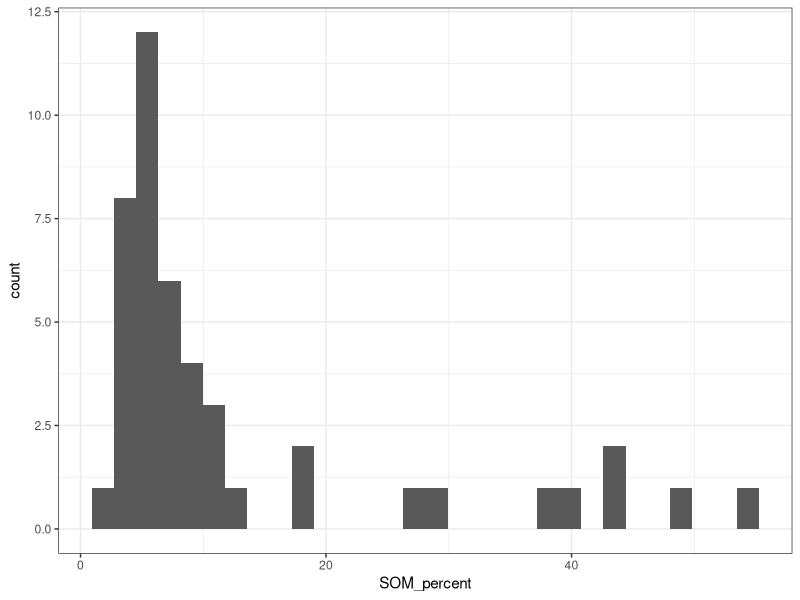
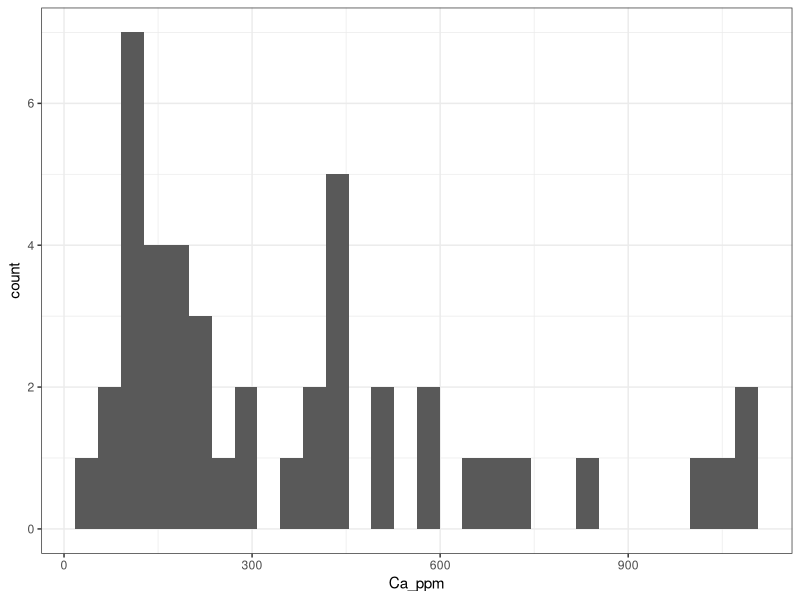
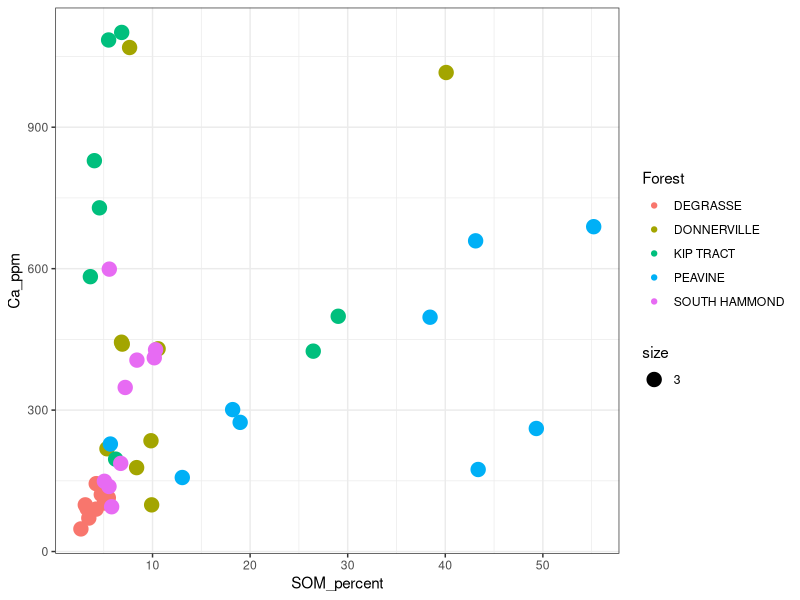
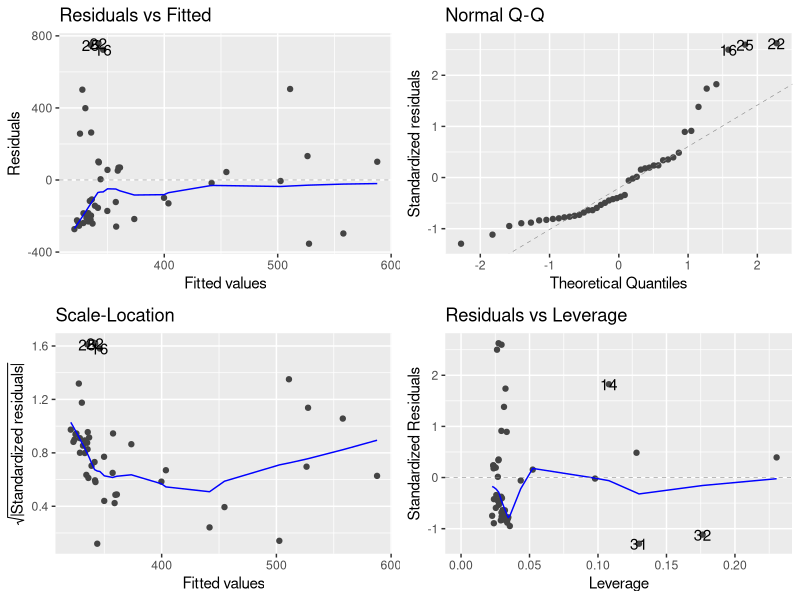
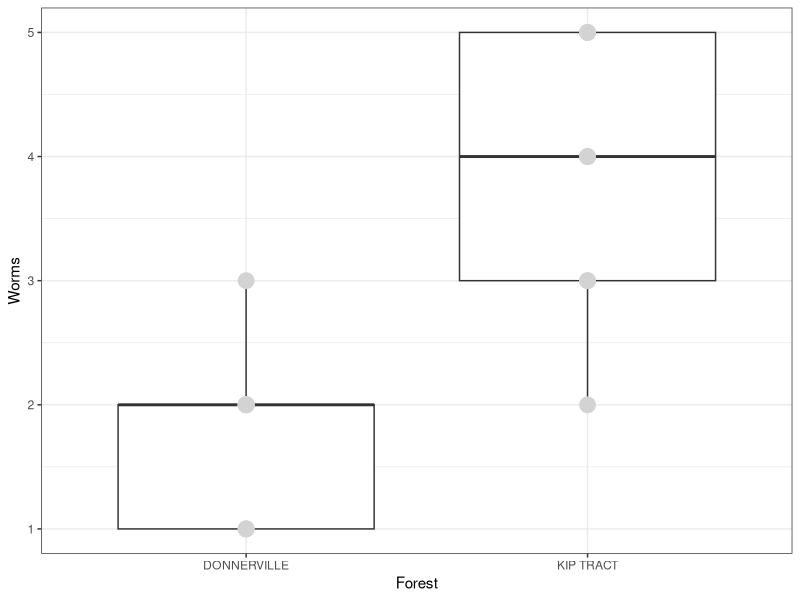
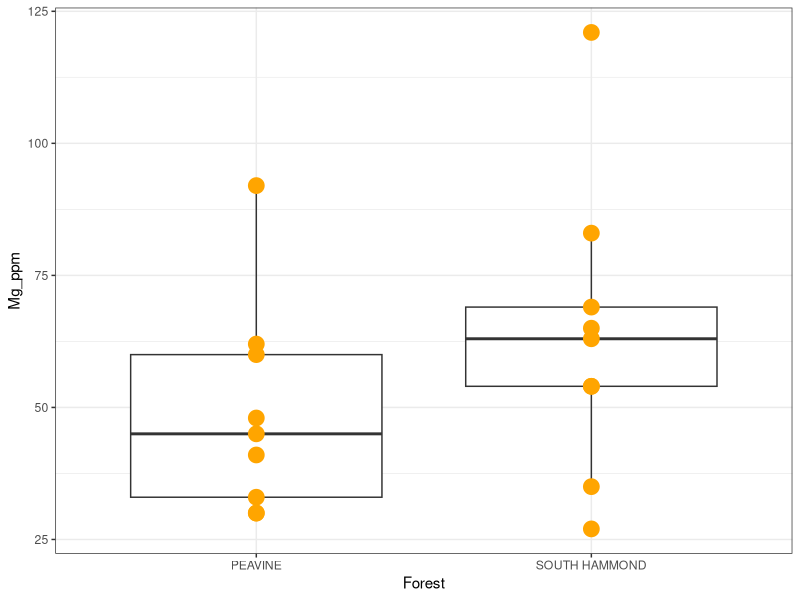
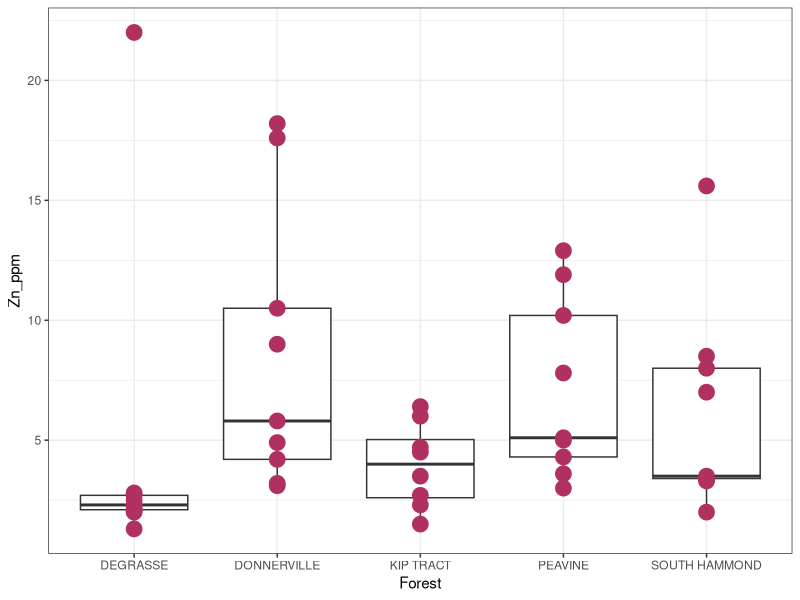
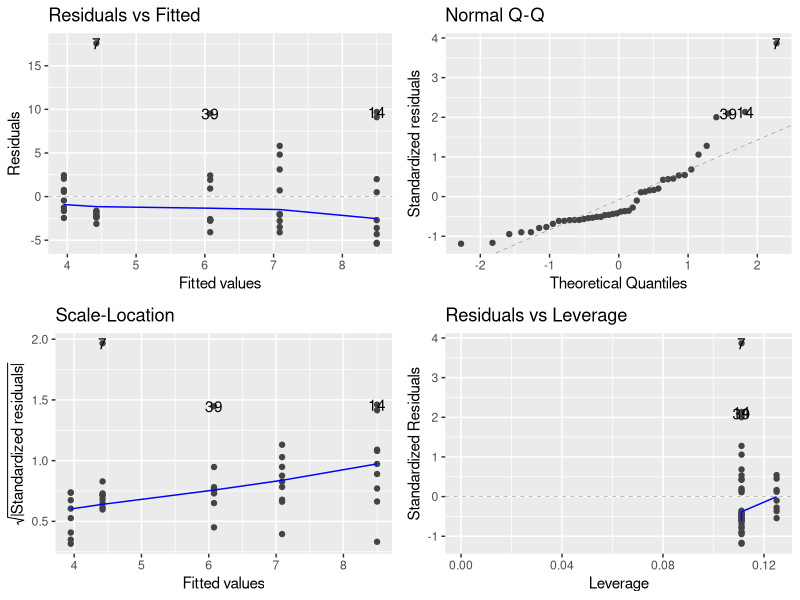

Here is the R script that generated these plots, in order:
## ---- chunk 1
rm(list=ls())
library(here)
library(tidyverse) # this gets you both ggplot and dplyr!!!
library(ggfortify)
## ---- chunk 2
soil<- read.csv(here("Data for the code", "soil_reduced-1.csv"), stringsAsFactors=TRUE)
## ---- chunk 3
levels(soil$Forest)
## ---- chunk 4
ggplot(soil, aes(x=SOM_percent))+geom_histogram()+ theme_bw()
## ---- chunk 5
ggplot(soil, aes(x=Ca_ppm))+geom_histogram()+theme_bw()
## ---- chunk 6
summary(soil)
## ---- chunk 7
ggplot(soil, aes(x=SOM_percent, y=Ca_ppm, color=Forest, size=3))+geom_point()+theme_bw()
## ---- chunk 8
SOM_CA_Mod<-lm(Ca_ppm~SOM_percent, data=soil)
# the ~ is "as a function of" so its Ca as a function of SOM
## ---- chunk 9
autoplot(SOM_CA_Mod)
## ---- chunk 10
anova(SOM_CA_Mod)
## ---- chunk 11
summary(SOM_CA_Mod)
## ---- chunk 12
wormies<-soil %>% filter(soil$Forest=="KIP TRACT" | soil$Forest== "DONNERVILLE")
ggplot(wormies, aes(x=Forest, y=Worms)) + geom_boxplot()+ geom_point(alpha=3, size=5, colour="light grey") +theme_bw()
## ---- chunk 13
wormies$Forest<-factor(wormies$Forest)
gummyWorms<-xtabs(Worms~Forest, data=wormies)
# Have to do the categorical second and make sure that there is the right number of factors.
## ---- chunk 14
chisq.test(gummyWorms)
## ---- chunk 15
magneto<- soil %>% filter(soil$Forest=="PEAVINE" | soil$Forest=="SOUTH HAMMOND" )
ggplot(magneto, aes(x=Forest, y=Mg_ppm))+geom_boxplot()+geom_point(size=5, colour="orange", size=5)+ theme_bw()
## ---- chunk 16
t.test(Mg_ppm~Forest, data=magneto)
## ---- chunk 17
ggplot(soil, aes(x=Forest, y=Zn_ppm)) +geom_boxplot()+geom_point(size=5, colour="maroon")+ theme_bw()
## ---- chunk 18
alltwees<-lm(Zn_ppm~Forest, data=soil)
## ---- chunk 19
autoplot(alltwees)
## ---- chunk 20
anova(alltwees)
